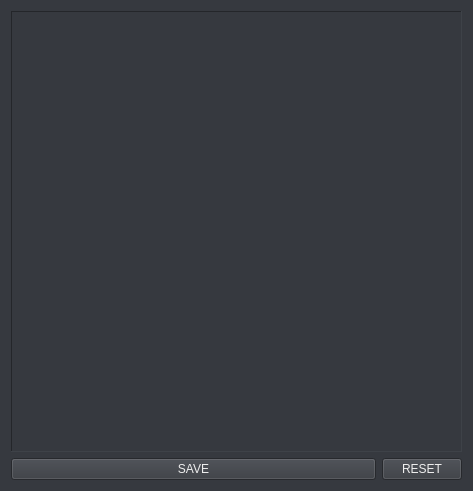
<?xml version="1.0" encoding="UTF-8"?>
<ui version="4.0">
 <class>main_window</class>
 <widget class="QWidget" name="main_window">
  <property name="geometry">
   <rect>
    <x>0</x>
    <y>0</y>
    <width>473</width>
    <height>491</height>
   </rect>
  </property>
  <property name="windowTitle">
   <string>PROJECT - SETTINGS</string>
  </property>
  <property name="styleSheet">
   <string notr="true">font: 12pt &quot;Open-Sans&quot;;
color: #eeeeee;
selection-background-color: rgb(253, 128, 8);
background-color: #36393f;</string>
  </property>
  <layout class="QVBoxLayout" name="verticalLayout">
   <item>
    <widget class="QTableWidget" name="table">
     <property name="styleSheet">
      <string notr="true">border-color:white;
gridline-color: #fffff8;</string>
     </property>
     <property name="frameShape">
      <enum>QFrame::Panel</enum>
     </property>
     <property name="frameShadow">
      <enum>QFrame::Sunken</enum>
     </property>
     <property name="sizeAdjustPolicy">
      <enum>QAbstractScrollArea::AdjustToContents</enum>
     </property>
     <attribute name="horizontalHeaderVisible">
      <bool>false</bool>
     </attribute>
     <attribute name="horizontalHeaderDefaultSectionSize">
      <number>100</number>
     </attribute>
     <attribute name="horizontalHeaderShowSortIndicator" stdset="0">
      <bool>false</bool>
     </attribute>
     <attribute name="horizontalHeaderStretchLastSection">
      <bool>true</bool>
     </attribute>
     <attribute name="verticalHeaderVisible">
      <bool>false</bool>
     </attribute>
     <column>
      <property name="text">
       <string>Setting</string>
      </property>
     </column>
     <column>
      <property name="text">
       <string>Value</string>
      </property>
     </column>
    </widget>
   </item>
   <item>
    <layout class="QGridLayout" name="gridLayout">
     <item row="1" column="1">
      <widget class="QPushButton" name="load_button">
       <property name="sizePolicy">
        <sizepolicy hsizetype="Maximum" vsizetype="Fixed">
         <horstretch>0</horstretch>
         <verstretch>0</verstretch>
        </sizepolicy>
       </property>
       <property name="text">
        <string>RESET</string>
       </property>
      </widget>
     </item>
     <item row="1" column="0">
      <widget class="QPushButton" name="save_button">
       <property name="text">
        <string>SAVE</string>
       </property>
       <property name="flat">
        <bool>false</bool>
       </property>
      </widget>
     </item>
    </layout>
   </item>
  </layout>
 </widget>
 <resources/>
 <connections/>
</ui>
